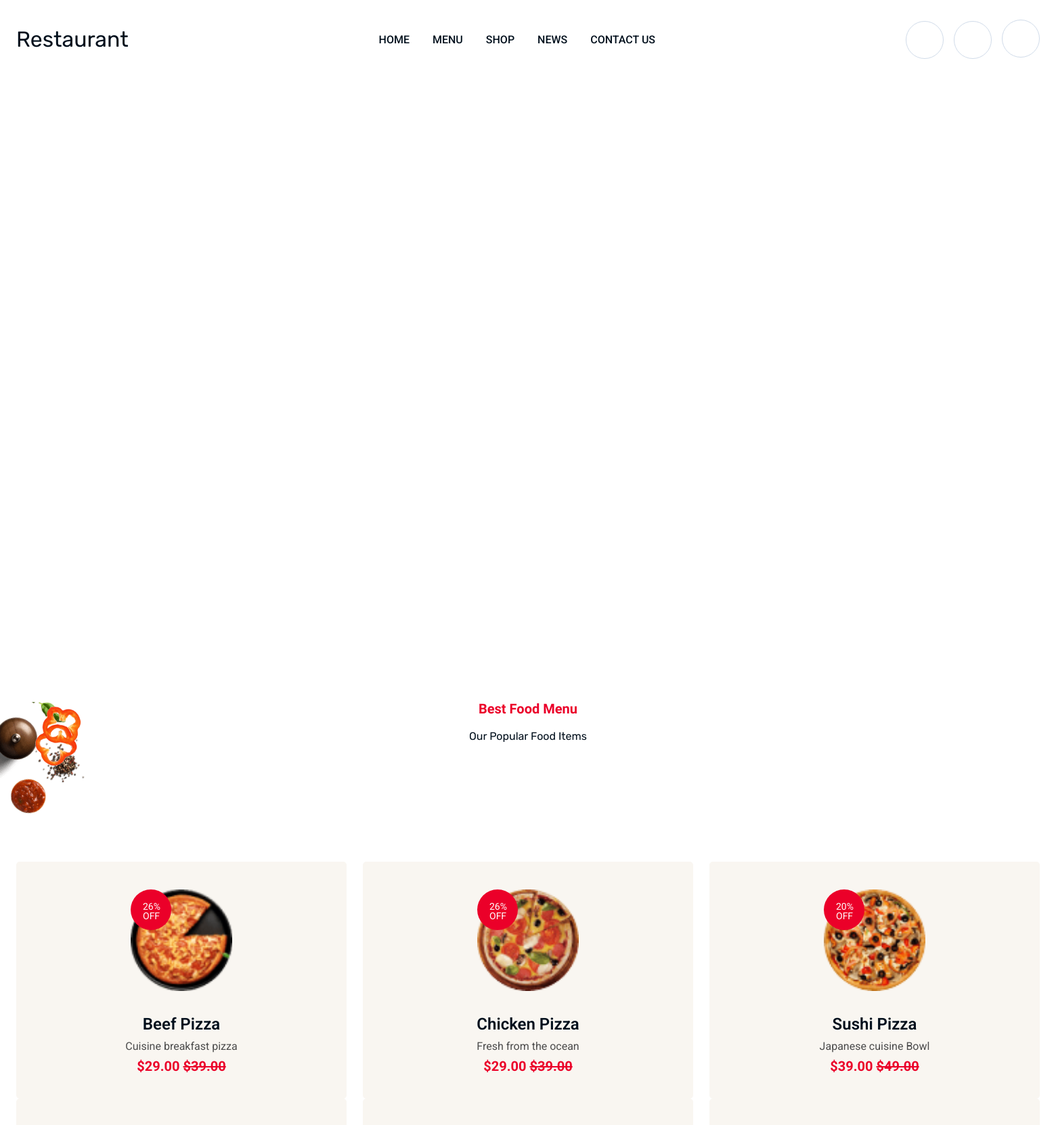
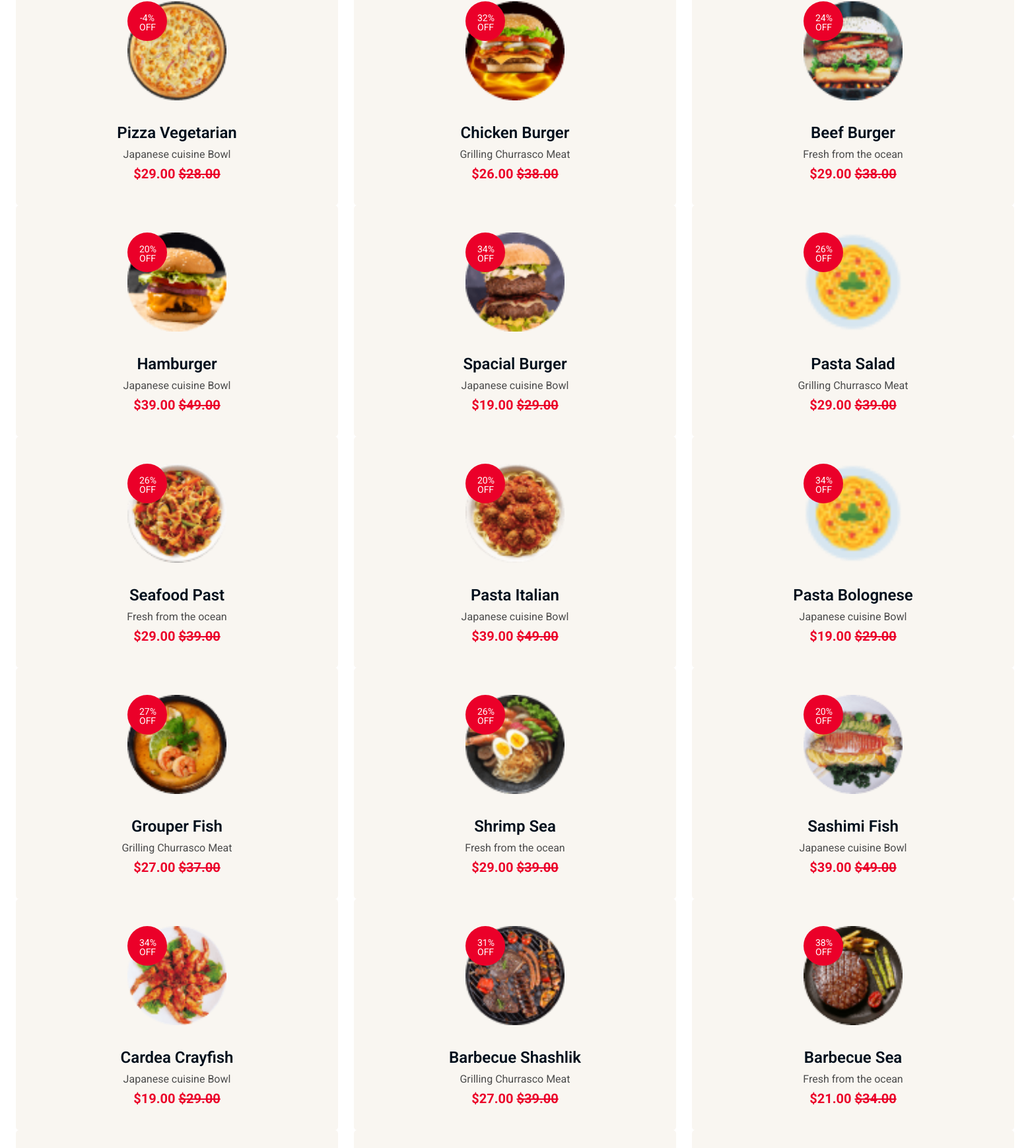
Screenshot of / (signed in, upper part) with the database file from the repository (2 pictures, top to bottom).
### myapp/models.py (models this page shows, shortened)
class MenuModel(models.Model):
    id = models.UUIDField(primary_key=True, default=uuid.uuid4, editable=False)
    title = models.CharField(max_length=50, blank=True, null=True)
    name = models.CharField(max_length=50, blank=True, null=True)
    tImage = models.ImageField(upload_to='Menu')
    bImage = models.ImageField(upload_to='Menu')
    created_at = models.DateTimeField(auto_now_add=True)
    updated_at = models.DateTimeField(auto_now=True)

class Product(models.Model):
    id = models.UUIDField(primary_key=True, default=uuid.uuid4, editable=False)
    title = models.CharField(max_length=50, blank=True, null=True)
    text = models.CharField(max_length=300, blank=True, null=True)
    price = models.DecimalField(max_digits=10, decimal_places=2, default=0)          # Normal price
    disPrice = models.DecimalField(max_digits=10, decimal_places=2, default=0)
    discountPercentage = models.IntegerField(blank=True, null=True, editable=False)  # Auto calculated
    image = models.ImageField(upload_to="Product")
    category = models.ForeignKey(CategoryModel, on_delete=models.CASCADE, null=True, blank=True)
    in_stock = models.BooleanField(default=True)
    created_at = models.DateTimeField(auto_now_add=True)
    updated_at = models.DateTimeField(auto_now=True)
    @property
    def discountPercentage(self):
        if self.price and self.disPrice and self.price > 0:
            return round(((self.price - self.disPrice) / self.price) * 100)
        return 0

### myapp/views.py (the view)
# urls.py: path('', views.HomePage, name="homePage"),
def HomePage(request):
    MainSlider = MainSliderModel.objects.all()
    BestMenu = BestMenuModel.objects.all()[:1]
    Menu = MenuModel.objects.all()[:1]
    About = AboutModel.objects.all()[:1]
    AboutItem = AboutItemModel.objects.all()
    Promotion = PromotionModel.objects.all()[:1]
    Strength = StrengthModel.objects.all()[:1]
    StrengthItem = StrengthItemModel.objects.all()[:1]
    Rate = RateModel.objects.all()
    DownloadAPP = DownloadAPPModel.objects.all()[:1]
    Chef = ChefModel.objects.all()[:1]
    ChefItem = ChefItemModel.objects.all()
    BookTable = BookTableModel.objects.all()
    DateTime = DateTimeModel.objects.all()
    BookTableOrderList = BookTableOrderListModel.objects.all()
    Feedback = FeedbackModel.objects.all()[:1]
    FeedbackItem = FeedbackItemModel.objects.all()
    Blog = BlogModel.objects.all()[:1]
    BlogItem = BlogItemModel.objects.all()
    Category = CategoryModel.objects.all()
    products = Product.objects.all()
    category1 = CategoryModel.objects.get(name='Beef Burger')
    products1 = Product.objects.filter(category=category1)
    category2 = CategoryModel.objects.get(name='Chicken Pizza')
    products2 = Product.objects.filter(category=category2)
    category3 = CategoryModel.objects.get(name='Hot Sushi')
    products3 = Product.objects.filter(category=category3)
    category4 = CategoryModel.objects.get(name='Drink & Juice')
    products4 = Product.objects.filter(category=category4)
    category5 = CategoryModel.objects.get(name='Fresh Pasta')
    products5 = Product.objects.filter(category=category5)
    category6 = CategoryModel.objects.get(name='Sea Food')
    products6 = Product.objects.filter(category=category6)
    Contact = ContactModel.objects.all()
    bookATable = BookATable.objects.all()
    for p in Promotion:
        p.check_expiry()
    context = {
        'MainSlider': MainSlider,
        'BestMenu': BestMenu,
        'Menu': Menu,
        'About': About,
        'AboutItem': AboutItem,
        'Promotion': Promotion,
        'Strength': Strength,
        'StrengthItem': StrengthItem,
        'Rate': Rate,
        'DownloadAPP': DownloadAPP,
        'Chef': Chef,
        'ChefItem': ChefItem,
        'BookTable': BookTable,
        'DateTime': DateTime,
        'BookTableOrderList': BookTableOrderList,
        'Feedback': Feedback,
        'FeedbackItem': FeedbackItem,
        'Blog': Blog,
        'BlogItem': BlogItem,
        'Category': Category,
        'products': products,
        'products1': products1,
        'products2': products2,
        'products3': products3,
        'products4': products4,
        'products5': products5,
        'products6': products6,
        'Contact': Contact,
        'bookATable': bookATable,
    }
    return render(request, 'index.html', context)

### myapp/models.py (called while the page is built)
    @property
    def end_date(self):
        return self.start_date + timedelta(days=self.duration_days)

    def check_expiry(self):
        if timezone.now() >= self.end_date:
            self.is_active = False
            self.save()

    @property
    def discountPercentage(self):
        if self.price and self.disPrice and self.price > 0:
            return round(((self.price - self.disPrice) / self.price) * 100)
        return 0

### myapp/templates/index.html (shortened to what this page needs)
{% extends 'base.html' %}
{% load static %}
{% load humanize %}
{% block body %}
<div class="d-none d-md-block">
    <div class="ls-wp-container fitvidsignore hero-2 th-hero-carousel"
        style="width:1920px;height:800px;margin:0 auto;margin-bottom: 0px;">
    </div>
</div>
<section class="product-sec space-top" id="shop-sec">
{% for i in Menu %}
    <div class="shape-mockup jump" data-top="40%" data-left="0%"><img src="{{ i.tImage.url }}" alt="shape"></div>
    <div class="shape-mockup moving" data-top="17%" data-right="7%"><img src="{{ i.bImage.url }}" alt="shape"></div>
    <div class="container">
        <div class="row justify-content-md-between justify-content-center align-items-center">
            <div class="title-area mb-40 text-center wow fadeInUp"><span class="sub-title mt-n1">{{ i.title|safe }}</span>
                <h2 class="sec-title">{{ i.name|safe }}</h2>
            </div>
        </div>
{% endfor %}
        <div class="row th-carousel productSlide" data-slide-show="4" data-lg-slide-show="3" data-md-slide-show="2"
            data-sm-slide-show="2" data-xs-slide-show="1" data-arrows="true">
{% for i in products %}
            <div class="col-lg-4 col-sm-6">
                <div class="th-menu">
                    <div class="th-menu_img"><img class="spin" src="{{ i.image.url }}" alt="menu Image"
                            style="width:150px; height:auto;">
                        <div class="product-action">
                                        </div>
                        <div class="th-menu_discount"><span class="sale">{{ i.discountPercentage|safe }}% OFF</span></div>
                    </div>
                    <div class="th-menu-content">
                        <h3 class="th-menu_title"><a href="{% url 'shopDetailPage' i.id %}">{{ i.title|safe }}</a></h3>
                        <p class="th-menu_desc">{{ i.text|safe }}</p><span class="th-menu_price">${{ i.disPrice|intcomma }} <del>${{ i.price|intcomma }}</del></span>
                    </div>
                </div>
            </div>
{% endfor %}
        </div>
    </div>
</section>
{% endblock %}

### rows the page displays
MenuModel: tImage (picture), bImage (picture), title "Best Food Menu", name "Our Popular Food Items"
Product: image (picture), discountPercentage "26", title "Beef Pizza", text "Cuisine breakfast pizza", disPrice "29.00", price "39.00"
Product: image (picture), discountPercentage "26", title "Chicken Pizza", text "Fresh from the ocean", disPrice "29.00", price "39.00"
Product: image (picture), discountPercentage "20", title "Sushi Pizza", text "Japanese cuisine Bowl", disPrice "39.00", price "49.00"
Product: image (picture), discountPercentage "-4", title "Pizza Vegetarian", text "Japanese cuisine Bowl", disPrice "29.00", price "28.00"
Product: image (picture), discountPercentage "32", title "Chicken Burger", text "Grilling Churrasco Meat", disPrice "26.00", price "38.00"
Product: image (picture), discountPercentage "24", title "Beef Burger", text "Fresh from the ocean", disPrice "29.00", price "38.00"
Product: image (picture), discountPercentage "20", title "Hamburger", text "Japanese cuisine Bowl", disPrice "39.00", price "49.00"
Product: image (picture), discountPercentage "34", title "Spacial Burger", text "Japanese cuisine Bowl", disPrice "19.00", price "29.00"
Product: image (picture), discountPercentage "26", title "Pasta Salad", text "Grilling Churrasco Meat", disPrice "29.00", price "39.00"
Product: image (picture), discountPercentage "26", title "Seafood Past", text "Fresh from the ocean", disPrice "29.00", price "39.00"
Product: image (picture), discountPercentage "20", title "Pasta Italian", text "Japanese cuisine Bowl", disPrice "39.00", price "49.00"
Product: image (picture), discountPercentage "34", title "Pasta Bolognese", text "Japanese cuisine Bowl", disPrice "19.00", price "29.00"
Product: image (picture), discountPercentage "27", title "Grouper Fish", text "Grilling Churrasco Meat", disPrice "27.00", price "37.00"
Product: image (picture), discountPercentage "26", title "Shrimp Sea", text "Fresh from the ocean", disPrice "29.00", price "39.00"
Product: image (picture), discountPercentage "20", title "Sashimi Fish", text "Japanese cuisine Bowl", disPrice "39.00", price "49.00"
Product: image (picture), discountPercentage "34", title "Cardea Crayfish", text "Japanese cuisine Bowl", disPrice "19.00", price "29.00"
Product: image (picture), discountPercentage "31", title "Barbecue Shashlik", text "Grilling Churrasco Meat", disPrice "27.00", price "39.00"
Product: image (picture), discountPercentage "38", title "Barbecue Sea", text "Fresh from the ocean", disPrice "21.00", price "34.00"
